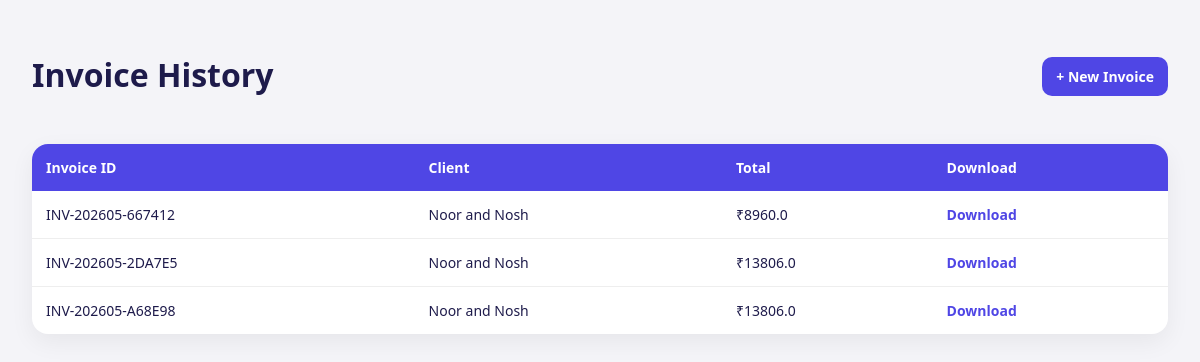
Before: /history with the older database file.
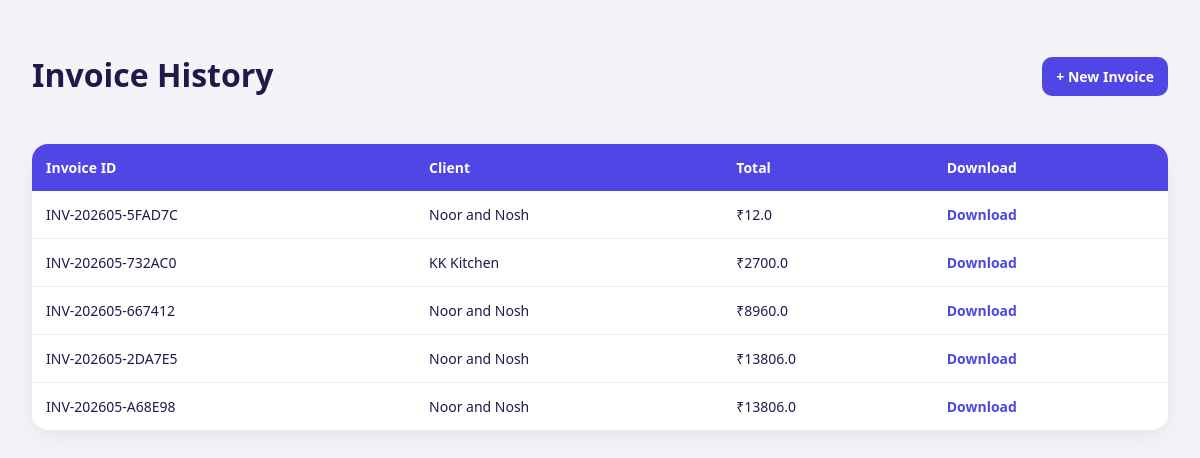
After: the same page with the newer database file.
### tables this page shows
CREATE TABLE invoices (
            id          TEXT PRIMARY KEY,
            client_name TEXT NOT NULL,
            total       REAL NOT NULL,
            filename    TEXT NOT NULL,
            created_at  TEXT NOT NULL
        );

### app.py (the view)
@app.route("/history")
def history():
    invoices = get_all_invoices()
    return render_template("history.html", invoices=invoices)

### database.py (called while the page is built)
def get_all_invoices():
    try:
        conn = sqlite3.connect(DB_PATH)
        rows = conn.execute(
            "SELECT * FROM invoices ORDER BY created_at DESC"
        ).fetchall()
        return rows
    except sqlite3.Error as e:
        print(f"[DB ERROR] Could not fetch invoices: {e}")
        return []
    finally:
        conn.close()

### templates/history.html (shortened to what this page needs)
<!DOCTYPE html>
<html lang="en">
<head>
</head>
<body>
<div class="topbar">
  <h1>Invoice History</h1>
  <a href="/" class="back-btn">
    + New Invoice
  </a>
</div>
<div class="table-wrap">
<table>
  <tr>
    <th>Invoice ID</th>
    <th>Client</th>
    <th>Total</th>
    <th>Download</th>
  </tr>
  {% for invoice in invoices %}
  <tr>
    <td>{{ invoice[0] }}</td>
    <td>{{ invoice[1] }}</td>
    <td>₹{{ invoice[2] }}</td>
    <td>
      <a class="download"
         href="/download/{{ invoice[3] }}">
         Download
      </a>
    </td>
  </tr>
  {% endfor %}
</table>
</div>
</body>
</html>

### templates/history.html (style rules this page uses)
body { margin:0; font-family:'Segoe UI',sans-serif; background:#f4f4f8; padding:2rem; color:#1e1b4b; }
h1 { margin-bottom:1.5rem; }
.table-wrap { background:white; border-radius:16px; overflow:hidden; box-shadow:0 8px 24px rgba(0,0,0,.06); }
table { width:100%; border-collapse:collapse; }
th { background:#4f46e5; color:white; text-align:left; padding:14px; font-size:14px; }
td { padding:14px; border-bottom:1px solid #eee; font-size:14px; }
tr:last-child td { border-bottom:none; }
.download { color:#4f46e5; text-decoration:none; font-weight:600; }
.topbar { display:flex; justify-content:space-between; align-items:center; margin-bottom:1.5rem; }
.back-btn { text-decoration:none; color:white; background:#4f46e5; padding:10px 14px; border-radius:10px; font-size:14px; font-weight:600; }

Changed rows visible on the page:
added invoices: id "INV-202605-5FAD7C", client_name "Noor and Nosh", total "12.0"
added invoices: id "INV-202605-732AC0", client_name "KK Kitchen", total "2700.0"
